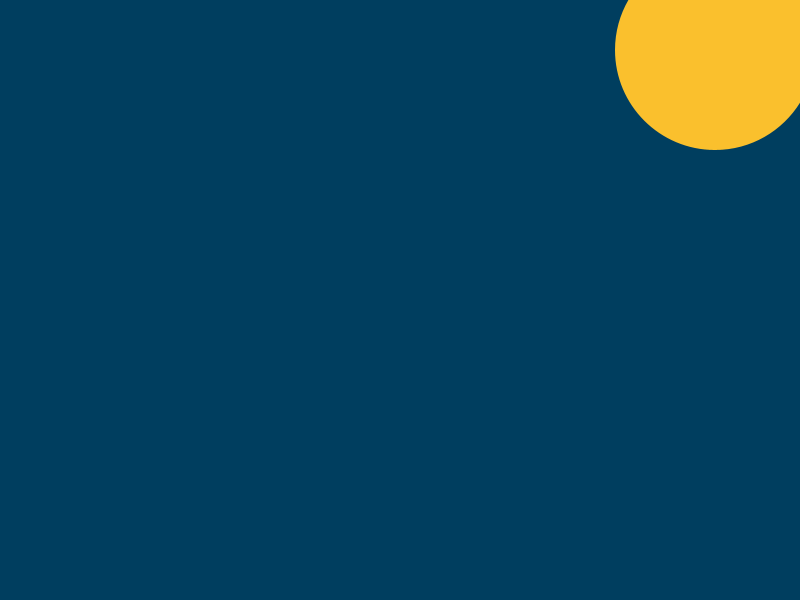
Frame 1 (no input)
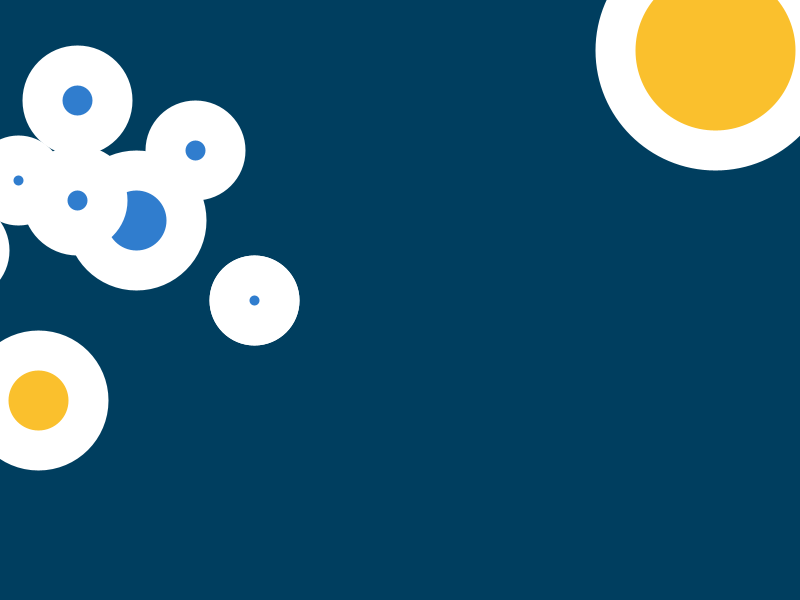
Frame 60 (the mouse pressed at the canvas centre just before this capture)
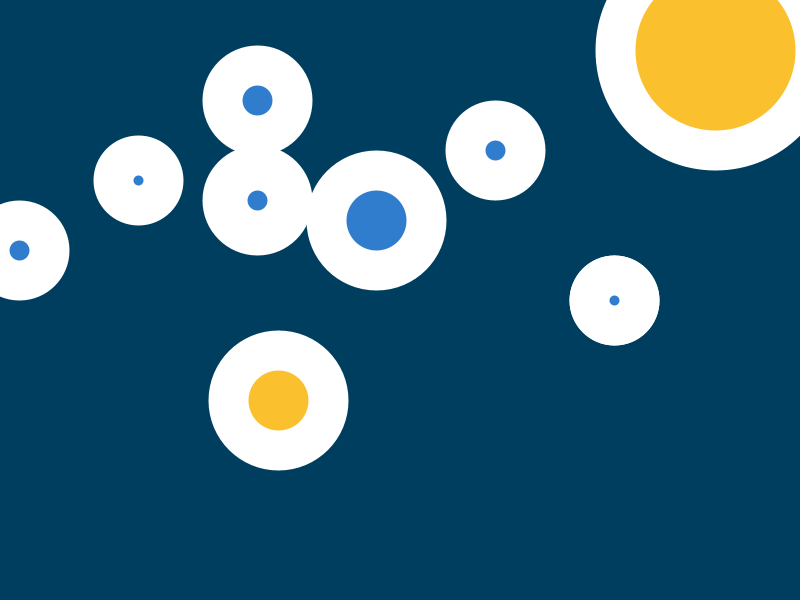
Frame 120 (the mouse held since frame 60 and released just before this capture)

The Processing sketch that drew these frames (run headless with seeded random() and noise(); from frame 60 on, the mouse is pressed at the canvas centre):

// Processing sketch: van_gogh
// ── van_gogh.pde
color blue = #307DCE;
color dblue = #003E5F;
color lblue = #67EDBB;
color yellow = #FAC02D;
int a = -100;
int b = -100;
int c = -100;
int d = -100;
int e = -100;
int f = -100;
int g = -100;
int h = -100;
int i = -100;
int j = -100;
void setup() {
 
 size(800, 600);
 noStroke();
 strokeWeight(4);
}

void draw() {
  
  background(dblue);
  
  fill(blue);
  ellipse(a, 200, 70, 70);
  ellipse(b, 250, 60, 60);
  ellipse(c, 300, 50, 50);
  ellipse(e, 100, 70, 70);
  ellipse(f, 150, 60, 60);
  ellipse(g, 180, 50, 50);
  ellipse(h, 220, 100, 100);
  ellipse(i, 300, 50, 50);
  ellipse(j, 200, 60, 60);
  //sun
  fill(yellow);
  ellipse(715, 50, 200, 200);
  
  a = a + 3;
  b = b + 1;
  c = c + 6;
 // d = d + 2;
  e = e + 3;
  f = f + 5;
  g = g + 2;
  h = h + 4; 
  i = i + 6;
  j = j + 3;
  
  
  if (a >= 1000) {
    
    a = -100;
    
  }
  
  if (b >= 1000) {
    
    b = -100;
    
  }
  
  if (c >= 1000) {
    
    c = -100;
    
  }
  
 // if (d >= 1000) {
    
 //   d = -100;
    
//  }
    if (e >= 1000) {
    
    e = -100;
    
  }
  
  if (f >= 1000) {
    
    f = -100;
    
  }
  
  if (g >= 1000) {
    
    g = -100;
    
  }
  
  if (h >= 1000) {
    
    h = -100;
    
  }
  
   if (i >= 1000) {
    
    i = -100;
    
  }
  
  if (j >= 1000) {
    
    j = -100;
    
  }
    pushMatrix();

  translate(d, 0);
  d = d + 2;
  
  if (d >= 1000) 
    
    d = -100;
    
    d();
    
    popMatrix();
}

  void d(){
  fill(yellow);
  stroke(255);
  strokeWeight(40);
  ellipse(d, 400, 100, 100);
  }
  
  
  
  
